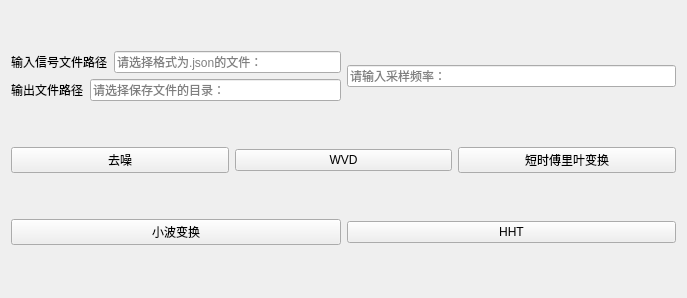
<?xml version="1.0" encoding="UTF-8"?>
<ui version="4.0">
 <class>main</class>
 <widget class="QWidget" name="main">
  <property name="geometry">
   <rect>
    <x>0</x>
    <y>0</y>
    <width>687</width>
    <height>298</height>
   </rect>
  </property>
  <property name="windowTitle">
   <string>Form</string>
  </property>
  <layout class="QVBoxLayout" name="verticalLayout_2">
   <item>
    <layout class="QHBoxLayout" name="horizontalLayout_2">
     <item>
      <layout class="QVBoxLayout" name="verticalLayout">
       <item>
        <layout class="QHBoxLayout" name="horizontalLayout_5">
         <item>
          <widget class="QLabel" name="label">
           <property name="text">
            <string>输入信号文件路径</string>
           </property>
          </widget>
         </item>
         <item>
          <widget class="QLineEdit" name="lineEdit">
           <property name="inputMask">
            <string/>
           </property>
           <property name="text">
            <string/>
           </property>
           <property name="placeholderText">
            <string>请选择格式为.json的文件：</string>
           </property>
          </widget>
         </item>
        </layout>
       </item>
       <item>
        <layout class="QHBoxLayout" name="horizontalLayout">
         <item>
          <widget class="QLabel" name="label_2">
           <property name="text">
            <string>输出文件路径</string>
           </property>
          </widget>
         </item>
         <item>
          <widget class="QLineEdit" name="lineEdit_2">
           <property name="placeholderText">
            <string>请选择保存文件的目录：</string>
           </property>
          </widget>
         </item>
        </layout>
       </item>
      </layout>
     </item>
     <item>
      <widget class="QLineEdit" name="fs">
       <property name="inputMask">
        <string/>
       </property>
       <property name="text">
        <string/>
       </property>
       <property name="placeholderText">
        <string>请输入采样频率：</string>
       </property>
      </widget>
     </item>
    </layout>
   </item>
   <item>
    <layout class="QHBoxLayout" name="horizontalLayout_3">
     <item>
      <widget class="QPushButton" name="quzao">
       <property name="text">
        <string>去噪</string>
       </property>
      </widget>
     </item>
     <item>
      <widget class="QPushButton" name="WVD">
       <property name="text">
        <string>WVD</string>
       </property>
      </widget>
     </item>
     <item>
      <widget class="QPushButton" name="STFT">
       <property name="text">
        <string>短时傅里叶变换</string>
       </property>
      </widget>
     </item>
    </layout>
   </item>
   <item>
    <layout class="QHBoxLayout" name="horizontalLayout_4">
     <item>
      <widget class="QPushButton" name="WCT">
       <property name="text">
        <string>小波变换</string>
       </property>
      </widget>
     </item>
     <item>
      <widget class="QPushButton" name="HHTp">
       <property name="text">
        <string>HHT</string>
       </property>
      </widget>
     </item>
    </layout>
   </item>
  </layout>
 </widget>
 <resources/>
 <connections/>
</ui>
